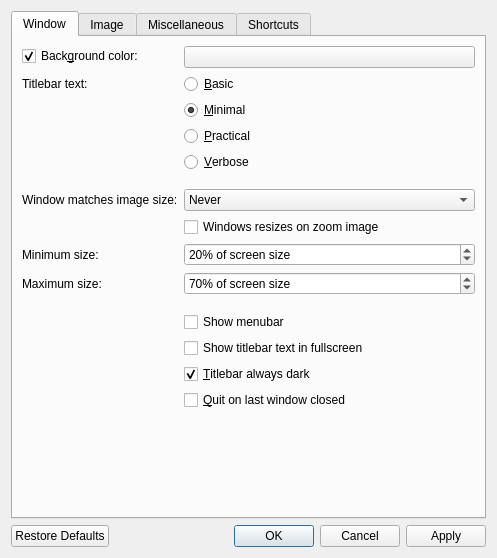
<?xml version="1.0" encoding="UTF-8"?>
<ui version="4.0">
 <class>QVOptionsDialog</class>
 <widget class="QDialog" name="QVOptionsDialog">
  <property name="windowModality">
   <enum>Qt::NonModal</enum>
  </property>
  <property name="geometry">
   <rect>
    <x>0</x>
    <y>0</y>
    <width>497</width>
    <height>558</height>
   </rect>
  </property>
  <property name="windowTitle">
   <string>Settings</string>
  </property>
  <layout class="QVBoxLayout" name="verticalLayout">
   <item>
    <widget class="QTabWidget" name="tabWidget">
     <property name="focusPolicy">
      <enum>Qt::NoFocus</enum>
     </property>
     <property name="currentIndex">
      <number>0</number>
     </property>
     <widget class="QWidget" name="window">
      <property name="layoutDirection">
       <enum>Qt::LeftToRight</enum>
      </property>
      <attribute name="title">
       <string>Window</string>
      </attribute>
      <layout class="QFormLayout" name="formLayout">
       <item row="0" column="0">
        <widget class="QCheckBox" name="bgColorCheckbox">
         <property name="text">
          <string>Back&amp;ground color:</string>
         </property>
         <property name="checked">
          <bool>true</bool>
         </property>
        </widget>
       </item>
       <item row="0" column="1">
        <widget class="QPushButton" name="bgColorButton">
         <property name="focusPolicy">
          <enum>Qt::NoFocus</enum>
         </property>
        </widget>
       </item>
       <item row="1" column="0">
        <widget class="QLabel" name="label">
         <property name="toolTip">
          <string>Changes the amount of information displayed in the titlebar</string>
         </property>
         <property name="text">
          <string>Titlebar text:</string>
         </property>
        </widget>
       </item>
       <item row="1" column="1">
        <widget class="QRadioButton" name="titlebarRadioButton0">
         <property name="text">
          <string>&amp;Basic</string>
         </property>
        </widget>
       </item>
       <item row="2" column="1">
        <widget class="QRadioButton" name="titlebarRadioButton1">
         <property name="text">
          <string>&amp;Minimal</string>
         </property>
         <property name="checked">
          <bool>true</bool>
         </property>
        </widget>
       </item>
       <item row="3" column="1">
        <widget class="QRadioButton" name="titlebarRadioButton2">
         <property name="text">
          <string>&amp;Practical</string>
         </property>
        </widget>
       </item>
       <item row="4" column="1">
        <widget class="QRadioButton" name="titlebarRadioButton3">
         <property name="text">
          <string>&amp;Verbose</string>
         </property>
        </widget>
       </item>
       <item row="6" column="1">
        <spacer name="horizontalSpacer_4">
         <property name="orientation">
          <enum>Qt::Horizontal</enum>
         </property>
         <property name="sizeHint" stdset="0">
          <size>
           <width>40</width>
           <height>5</height>
          </size>
         </property>
        </spacer>
       </item>
       <item row="7" column="0">
        <widget class="QLabel" name="label_6">
         <property name="toolTip">
          <string>Control when the window should resize to fit the image's actual size</string>
         </property>
         <property name="text">
          <string>Window matches image size:</string>
         </property>
        </widget>
       </item>
       <item row="7" column="1">
        <widget class="QComboBox" name="windowResizeComboBox">
         <property name="toolTip">
          <string>Control when the window should resize to fit the image's actual size</string>
         </property>
         <property name="currentIndex">
          <number>0</number>
         </property>
         <item>
          <property name="text">
           <string>Never</string>
          </property>
         </item>
         <item>
          <property name="text">
           <string>When launching</string>
          </property>
         </item>
         <item>
          <property name="text">
           <string>When opening images</string>
          </property>
         </item>
        </widget>
       </item>
       <item row="9" column="0">
        <widget class="QLabel" name="minWindowResizeLabel">
         <property name="text">
          <string>Minimum size:</string>
         </property>
        </widget>
       </item>
       <item row="9" column="1">
        <widget class="QSpinBox" name="minWindowResizeSpinBox">
         <property name="toolTip">
          <string>Control the minimum size that the window should reach when matching the image's actual size</string>
         </property>
         <property name="suffix">
          <string>% of screen size</string>
         </property>
         <property name="minimum">
          <number>0</number>
         </property>
         <property name="maximum">
          <number>100</number>
         </property>
         <property name="singleStep">
          <number>5</number>
         </property>
         <property name="value">
          <number>20</number>
         </property>
        </widget>
       </item>
       <item row="10" column="0">
        <widget class="QLabel" name="maxWindowResizeLabel">
         <property name="toolTip">
          <string>Control the maximum size that the window should reach when matching the image's actual size</string>
         </property>
         <property name="text">
          <string>Maximum size:</string>
         </property>
        </widget>
       </item>
       <item row="10" column="1">
        <widget class="QSpinBox" name="maxWindowResizeSpinBox">
         <property name="toolTip">
          <string>Control the maximum size that the window should reach when matching the image's actual size</string>
         </property>
         <property name="suffix">
          <string>% of screen size</string>
         </property>
         <property name="minimum">
          <number>0</number>
         </property>
         <property name="maximum">
          <number>200</number>
         </property>
         <property name="singleStep">
          <number>5</number>
         </property>
         <property name="value">
          <number>70</number>
         </property>
        </widget>
       </item>
       <item row="11" column="1">
        <spacer name="horizontalSpacer_3">
         <property name="orientation">
          <enum>Qt::Horizontal</enum>
         </property>
         <property name="sizeHint" stdset="0">
          <size>
           <width>40</width>
           <height>5</height>
          </size>
         </property>
        </spacer>
       </item>
       <item row="14" column="1">
        <widget class="QCheckBox" name="darkTitlebarCheckbox">
         <property name="toolTip">
          <string>Choose whether or not the titlebar should always be dark regardless of your chosen macOS appearance</string>
         </property>
         <property name="text">
          <string>&amp;Titlebar always dark</string>
         </property>
         <property name="checked">
          <bool>true</bool>
         </property>
        </widget>
       </item>
       <item row="12" column="1">
        <widget class="QCheckBox" name="menubarCheckbox">
         <property name="text">
          <string>Show menubar</string>
         </property>
        </widget>
       </item>
       <item row="13" column="1">
        <widget class="QCheckBox" name="detailsInFullscreen">
         <property name="toolTip">
          <string>Choose whether or not to display the titlebar text while in fullscreen</string>
         </property>
         <property name="text">
          <string>Show titlebar text in fullscreen</string>
         </property>
        </widget>
       </item>
       <item row="15" column="1">
        <widget class="QCheckBox" name="quitOnLastWindowCheckbox">
         <property name="text">
          <string>&amp;Quit on last window closed</string>
         </property>
        </widget>
       </item>
       <item row="8" column="1">
        <widget class="QCheckBox" name="windowImageStuckCheckbox">
         <property name="text">
          <string>Windows resizes on zoom image</string>
         </property>
        </widget>
       </item>
      </layout>
     </widget>
     <widget class="QWidget" name="image">
      <attribute name="title">
       <string>Image</string>
      </attribute>
      <layout class="QFormLayout" name="formLayout_4">
       <item row="0" column="0">
        <widget class="QLabel" name="label_2">
         <property name="text">
          <string>Scaling:</string>
         </property>
        </widget>
       </item>
       <item row="0" column="1">
        <widget class="QCheckBox" name="filteringCheckbox">
         <property name="toolTip">
          <string>Turn this off to see individual pixels</string>
         </property>
         <property name="text">
          <string>&amp;Bilinear filtering</string>
         </property>
         <property name="checked">
          <bool>true</bool>
         </property>
        </widget>
       </item>
       <item row="1" column="1">
        <widget class="QCheckBox" name="scalingCheckbox">
         <property name="toolTip">
          <string>Images appear aliased (having jagged edges) without this, but it is faster</string>
         </property>
         <property name="text">
          <string>&amp;Image scaling</string>
         </property>
         <property name="checked">
          <bool>true</bool>
         </property>
        </widget>
       </item>
       <item row="2" column="1">
        <widget class="QCheckBox" name="scalingTwoCheckbox">
         <property name="toolTip">
          <string>Choose whether or not the image continues to be scaled when zooming above the window size (can be laggier with large images)</string>
         </property>
         <property name="text">
          <string>&amp;Scaling above window size</string>
         </property>
         <property name="checked">
          <bool>true</bool>
         </property>
        </widget>
       </item>
       <item row="4" column="0">
        <widget class="QLabel" name="label_3">
         <property name="toolTip">
          <string>The amount to zoom every scroll wheel click</string>
         </property>
         <property name="text">
          <string>Zoom amount:</string>
         </property>
        </widget>
       </item>
       <item row="4" column="1">
        <widget class="QSpinBox" name="scaleFactorSpinBox">
         <property name="toolTip">
          <string>The amount to zoom every scroll wheel click</string>
         </property>
         <property name="suffix">
          <string notr="true">%</string>
         </property>
         <property name="minimum">
          <number>1</number>
         </property>
         <property name="maximum">
          <number>200</number>
         </property>
         <property name="singleStep">
          <number>5</number>
         </property>
         <property name="value">
          <number>25</number>
         </property>
        </widget>
       </item>
       <item row="5" column="1">
        <widget class="QCheckBox" name="scrollZoomsCheckbox">
         <property name="toolTip">
          <string>Choose whether scrolling zooms or moves the image (alternative can be accessed at any time by holding ctrl/cmd)</string>
         </property>
         <property name="text">
          <string>Scrolling &amp;zooms</string>
         </property>
         <property name="checked">
          <bool>true</bool>
         </property>
        </widget>
       </item>
       <item row="7" column="1">
        <spacer name="horizontalSpacer">
         <property name="orientation">
          <enum>Qt::Horizontal</enum>
         </property>
         <property name="sizeHint" stdset="0">
          <size>
           <width>40</width>
           <height>5</height>
          </size>
         </property>
        </spacer>
       </item>
       <item row="9" column="1">
        <widget class="QCheckBox" name="pastActualSizeCheckbox">
         <property name="toolTip">
          <string>Stop the image from going past its actual size when resizing the window - you can still zoom past it though</string>
         </property>
         <property name="text">
          <string>Image resizes &amp;past actual size</string>
         </property>
         <property name="checked">
          <bool>true</bool>
         </property>
        </widget>
       </item>
       <item row="8" column="1">
        <widget class="QComboBox" name="cropModeComboBox">
         <property name="sizePolicy">
          <sizepolicy hsizetype="Preferred" vsizetype="Preferred">
           <horstretch>0</horstretch>
           <verstretch>0</verstretch>
          </sizepolicy>
         </property>
         <property name="toolTip">
          <string>Ignores select sides of an image when fitting to window (some sides will extend beyond the window boundaries)</string>
         </property>
         <item>
          <property name="text">
           <string>Fit whole image</string>
          </property>
         </item>
         <item>
          <property name="text">
           <string>Fit height</string>
          </property>
         </item>
         <item>
          <property name="text">
           <string>Fit width</string>
          </property>
         </item>
        </widget>
       </item>
       <item row="8" column="0">
        <widget class="QLabel" name="cropModeLabel">
         <property name="toolTip">
          <string>Ignores select sides of an image when fitting to window (some sides will extend beyond the window boundaries)</string>
         </property>
         <property name="text">
          <string>On window resize:</string>
         </property>
        </widget>
       </item>
       <item row="3" column="1">
        <spacer name="horizontalSpacer_2">
         <property name="orientation">
          <enum>Qt::Horizontal</enum>
         </property>
         <property name="sizeHint" stdset="0">
          <size>
           <width>40</width>
           <height>5</height>
          </size>
         </property>
        </spacer>
       </item>
       <item row="6" column="1">
        <widget class="QCheckBox" name="cursorZoomCheckbox">
         <property name="toolTip">
          <string>Choose whether or not zooming in and out above 100% zoom will zoom towards the cursor</string>
         </property>
         <property name="text">
          <string>Zoom &amp;towards cursor</string>
         </property>
         <property name="checked">
          <bool>true</bool>
         </property>
        </widget>
       </item>
       <item row="10" column="1">
        <spacer name="horizontalSpacer_9">
         <property name="orientation">
          <enum>Qt::Horizontal</enum>
         </property>
         <property name="sizeHint" stdset="0">
          <size>
           <width>40</width>
           <height>5</height>
          </size>
         </property>
        </spacer>
       </item>
       <item row="11" column="0">
        <widget class="QLabel" name="colorSpaceConversionLabel">
         <property name="text">
          <string>Color space conversion:</string>
         </property>
        </widget>
       </item>
       <item row="11" column="1">
        <widget class="QComboBox" name="colorSpaceConversionComboBox">
         <property name="sizePolicy">
          <sizepolicy hsizetype="Preferred" vsizetype="Preferred">
           <horstretch>0</horstretch>
           <verstretch>0</verstretch>
          </sizepolicy>
         </property>
         <item>
          <property name="text">
           <string>Disabled</string>
          </property>
         </item>
         <item>
          <property name="text">
           <string>Auto-detect</string>
          </property>
         </item>
         <item>
          <property name="text">
           <string>sRGB</string>
          </property>
         </item>
         <item>
          <property name="text">
           <string>Display P3</string>
          </property>
         </item>
        </widget>
       </item>
      </layout>
     </widget>
     <widget class="QWidget" name="misc">
      <attribute name="title">
       <string>Miscellaneous</string>
      </attribute>
      <layout class="QFormLayout" name="formLayout_3">
       <item row="0" column="0">
        <widget class="QLabel" name="langComboLabel">
         <property name="text">
          <string>Language:</string>
         </property>
        </widget>
       </item>
       <item row="0" column="1">
        <widget class="QComboBox" name="langComboBox"/>
       </item>
       <item row="1" column="0">
        <widget class="QLabel" name="label_8">
         <property name="text">
          <string>Sort files by:</string>
         </property>
        </widget>
       </item>
       <item row="1" column="1">
        <widget class="QComboBox" name="sortComboBox">
         <item>
          <property name="text">
           <string>Name</string>
          </property>
         </item>
         <item>
          <property name="text">
           <string>Date Modified</string>
          </property>
         </item>
         <item>
          <property name="text">
           <string>Date Created</string>
          </property>
         </item>
         <item>
          <property name="text">
           <string>Size</string>
          </property>
         </item>
         <item>
          <property name="text">
           <string>Type</string>
          </property>
         </item>
         <item>
          <property name="text">
           <string>Random</string>
          </property>
         </item>
        </widget>
       </item>
       <item row="2" column="1">
        <widget class="QRadioButton" name="descendingRadioButton0">
         <property name="text">
          <string>A&amp;scending</string>
         </property>
         <property name="checked">
          <bool>true</bool>
         </property>
        </widget>
       </item>
       <item row="3" column="1">
        <widget class="QRadioButton" name="descendingRadioButton1">
         <property name="text">
          <string>D&amp;escending</string>
         </property>
        </widget>
       </item>
       <item row="4" column="1">
        <spacer name="horizontalSpacer_6">
         <property name="orientation">
          <enum>Qt::Horizontal</enum>
         </property>
         <property name="sizeHint" stdset="0">
          <size>
           <width>40</width>
           <height>5</height>
          </size>
         </property>
        </spacer>
       </item>
       <item row="5" column="0">
        <widget class="QLabel" name="label_7">
         <property name="toolTip">
          <string>Controls the amount of images preloaded</string>
         </property>
         <property name="text">
          <string>Preloading:</string>
         </property>
        </widget>
       </item>
       <item row="5" column="1">
        <widget class="QComboBox" name="preloadingComboBox">
         <property name="toolTip">
          <string>Controls the amount of images preloaded</string>
         </property>
         <property name="currentIndex">
          <number>0</number>
         </property>
         <item>
          <property name="text">
           <string>Disabled</string>
          </property>
         </item>
         <item>
          <property name="text">
           <string>Adjacent</string>
          </property>
         </item>
         <item>
          <property name="text">
           <string>Extended</string>
          </property>
         </item>
        </widget>
       </item>
       <item row="6" column="1">
        <widget class="QCheckBox" name="loopFoldersCheckbox">
         <property name="toolTip">
          <string>Controls whether or not qView should go back to the first item after reaching the end of a folder</string>
         </property>
         <property name="text">
          <string>&amp;Loop through folders</string>
         </property>
         <property name="checked">
          <bool>true</bool>
         </property>
        </widget>
       </item>
       <item row="7" column="1">
        <spacer name="horizontalSpacer_5">
         <property name="orientation">
          <enum>Qt::Horizontal</enum>
         </property>
         <property name="sizeHint" stdset="0">
          <size>
           <width>40</width>
           <height>5</height>
          </size>
         </property>
        </spacer>
       </item>
       <item row="8" column="0">
        <widget class="QLabel" name="label_4">
         <property name="text">
          <string>Slideshow direction:</string>
         </property>
        </widget>
       </item>
       <item row="8" column="1">
        <widget class="QComboBox" name="slideshowDirectionComboBox">
         <item>
          <property name="text">
           <string>Forward</string>
          </property>
         </item>
         <item>
          <property name="text">
           <string>Backward</string>
          </property>
         </item>
        </widget>
       </item>
       <item row="9" column="0">
        <widget class="QLabel" name="label_5">
         <property name="text">
          <string>Slideshow timer:</string>
         </property>
        </widget>
       </item>
       <item row="9" column="1">
        <widget class="QDoubleSpinBox" name="slideshowTimerSpinBox">
         <property name="suffix">
          <string> sec</string>
         </property>
         <property name="decimals">
          <number>1</number>
         </property>
         <property name="minimum">
          <double>0.100000000000000</double>
         </property>
         <property name="maximum">
          <double>999.899999999999977</double>
         </property>
         <property name="singleStep">
          <double>0.100000000000000</double>
         </property>
        </widget>
       </item>
       <item row="10" column="1">
        <spacer name="horizontalSpacer_7">
         <property name="orientation">
          <enum>Qt::Horizontal</enum>
         </property>
         <property name="sizeHint" stdset="0">
          <size>
           <width>40</width>
           <height>5</height>
          </size>
         </property>
        </spacer>
       </item>
       <item row="14" column="1">
        <widget class="QCheckBox" name="mimeContentDetectionCheckbox">
         <property name="toolTip">
          <string>Detect supported files in folder even if extension isn't recognized (may be slow with larger/network folders)</string>
         </property>
         <property name="text">
          <string>Allow &amp;MIME content detection</string>
         </property>
        </widget>
       </item>
       <item row="15" column="1">
        <widget class="QCheckBox" name="saveRecentsCheckbox">
         <property name="text">
          <string>Save &amp;recent files</string>
         </property>
        </widget>
       </item>
       <item row="16" column="1">
        <widget class="QCheckBox" name="updateCheckbox">
         <property name="text">
          <string extracomment="The notifications are for new qView releases">&amp;Update notifications on startup</string>
         </property>
        </widget>
       </item>
       <item row="11" column="1">
        <widget class="QComboBox" name="afterDeletionComboBox">
         <property name="currentIndex">
          <number>1</number>
         </property>
         <item>
          <property name="text">
           <string>Move Back</string>
          </property>
         </item>
         <item>
          <property name="text">
           <string>Do Nothing</string>
          </property>
         </item>
         <item>
          <property name="text">
           <string>Move Forward</string>
          </property>
         </item>
        </widget>
       </item>
       <item row="11" column="0">
        <widget class="QLabel" name="label_10">
         <property name="text">
          <string>After deletion:</string>
         </property>
        </widget>
       </item>
       <item row="12" column="1">
        <widget class="QCheckBox" name="askDeleteCheckbox">
         <property name="text">
          <string>&amp;Ask before deleting files</string>
         </property>
        </widget>
       </item>
       <item row="13" column="1">
        <spacer name="horizontalSpacer_8">
         <property name="orientation">
          <enum>Qt::Horizontal</enum>
         </property>
         <property name="sizeHint" stdset="0">
          <size>
           <width>40</width>
           <height>5</height>
          </size>
         </property>
        </spacer>
       </item>
      </layout>
     </widget>
     <widget class="QWidget" name="shortcuts">
      <attribute name="title">
       <string>Shortcuts</string>
      </attribute>
      <layout class="QVBoxLayout" name="verticalLayout_2">
       <item>
        <widget class="QTableWidget" name="shortcutsTable">
         <property name="editTriggers">
          <set>QAbstractItemView::NoEditTriggers</set>
         </property>
         <property name="alternatingRowColors">
          <bool>true</bool>
         </property>
         <property name="selectionMode">
          <enum>QAbstractItemView::SingleSelection</enum>
         </property>
         <property name="selectionBehavior">
          <enum>QAbstractItemView::SelectRows</enum>
         </property>
         <property name="showGrid">
          <bool>false</bool>
         </property>
         <property name="rowCount">
          <number>0</number>
         </property>
         <property name="columnCount">
          <number>2</number>
         </property>
         <attribute name="horizontalHeaderCascadingSectionResizes">
          <bool>true</bool>
         </attribute>
         <attribute name="horizontalHeaderDefaultSectionSize">
          <number>150</number>
         </attribute>
         <attribute name="horizontalHeaderHighlightSections">
          <bool>false</bool>
         </attribute>
         <attribute name="horizontalHeaderStretchLastSection">
          <bool>true</bool>
         </attribute>
         <attribute name="verticalHeaderVisible">
          <bool>false</bool>
         </attribute>
         <column>
          <property name="text">
           <string>Action</string>
          </property>
         </column>
         <column>
          <property name="text">
           <string>Shortcuts</string>
          </property>
         </column>
        </widget>
       </item>
      </layout>
     </widget>
    </widget>
   </item>
   <item>
    <widget class="QDialogButtonBox" name="buttonBox">
     <property name="focusPolicy">
      <enum>Qt::NoFocus</enum>
     </property>
     <property name="orientation">
      <enum>Qt::Horizontal</enum>
     </property>
     <property name="standardButtons">
      <set>QDialogButtonBox::Apply|QDialogButtonBox::Cancel|QDialogButtonBox::Ok|QDialogButtonBox::RestoreDefaults</set>
     </property>
    </widget>
   </item>
  </layout>
 </widget>
 <resources/>
 <connections>
  <connection>
   <sender>buttonBox</sender>
   <signal>rejected()</signal>
   <receiver>QVOptionsDialog</receiver>
   <slot>reject()</slot>
   <hints>
    <hint type="sourcelabel">
     <x>325</x>
     <y>332</y>
    </hint>
    <hint type="destinationlabel">
     <x>286</x>
     <y>274</y>
    </hint>
   </hints>
  </connection>
  <connection>
   <sender>buttonBox</sender>
   <signal>accepted()</signal>
   <receiver>QVOptionsDialog</receiver>
   <slot>accept()</slot>
   <hints>
    <hint type="sourcelabel">
     <x>257</x>
     <y>332</y>
    </hint>
    <hint type="destinationlabel">
     <x>157</x>
     <y>274</y>
    </hint>
   </hints>
  </connection>
 </connections>
</ui>
